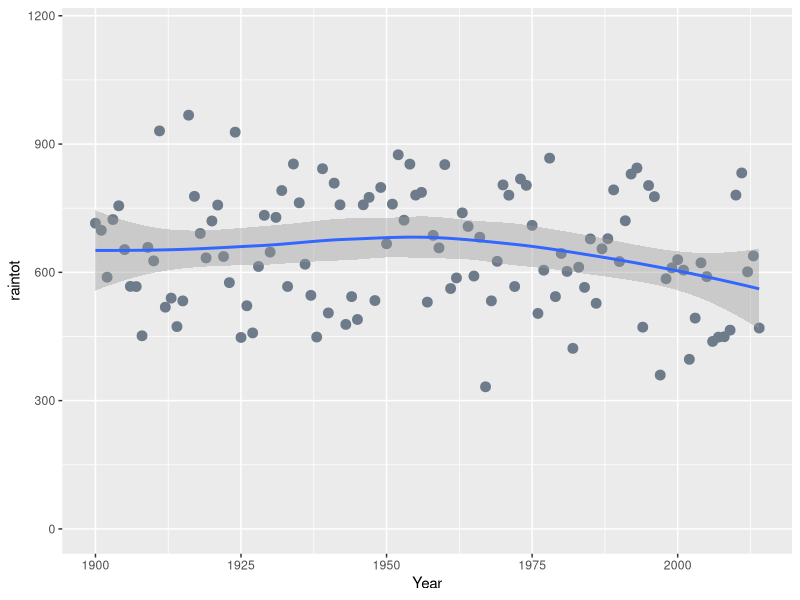

R code for this plot:
library(ggplot2)
library(dplyr)
data1<-read.csv("data/melbourne.csv", header = TRUE)

rain <- select(data1, everything())%>%
        filter(Year %in% 1900:2014)%>%
        #filter(Month %in% c(5))%>%
        group_by(Year)%>%
        summarise(raintot = sum(Rain))
        

ggplot(rain, aes(Year,raintot)) + 
        geom_point(size = 3, colour = "lightsteelblue4") + 
        geom_smooth(method = loess) + 
        ylim(0,1.2*max(na.omit(rain$raintot))) 


rain3 <- select(data1, everything())%>%
        group_by(Year, Month)%>%
        filter(!is.na(Rain))%>%
        summarise (Sum = sum(Rain))

rain4 <- group_by(rain3, Month)%>%
        summarise(Mean = mean(Sum))
rain4

